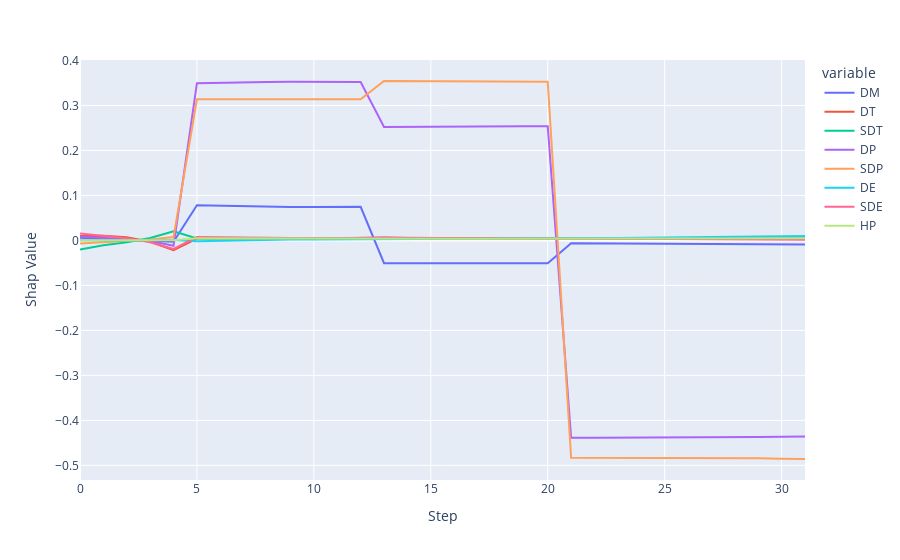

Source (notebook cell):
### Code cell
# print(df[['curr_obs','action']])
# print(df['action'].unique())
# sns.lineplot(data=df_shapley[["DM","DT","SDT","DP","SDP","DE","SDE","HP"]], linewidth=2.5, palette="tab10")
fig =px.line(data_frame=df[["DM","DT","SDT","DP","SDP","DE","SDE","HP"]],x= df[["DM","DT","SDT","DP","SDP","DE","SDE","HP"]].index ,y = df[["DM","DT","SDT","DP","SDP","DE","SDE","HP"]].columns).update_layout(xaxis_title="Step", yaxis_title="Shap Value")
fig.show()

### Figure 1 — Plotly figure (JSON) as saved in the notebook; plotly's stock layout.template omitted (floating-point values rounded to 4 significant figures)
{"data": [{"hovertemplate": "variable=DM<br>index=%{x}<br>value=%{y}<extra></extra>", "legendgroup": "DM", "line": {"color": "#636efa", "dash": "solid"}, "marker": {"symbol": "circle"}, "mode": "lines", "name": "DM", "orientation": "v", "showlegend": true, "type": "scatter", "x": [0, 1, 2, 3, 4, 5, 6, 7, 8, 9, 10, 11, 12, 13, 14, 15, 16, 17, 18, 19, 20, 21, 22, 23, 24, 25, 26, 27, 28, 29, 30, 31], "xaxis": "x", "y": [0.006068, 0.002329, 0.00044, -0.00127, -0.002831, 0.0783, 0.07698, 0.07589, 0.07507, 0.07447, 0.07411, 0.07384, 0.07465, -0.05077, -0.05079, -0.05083, -0.05087, -0.05092, -0.05097, -0.05104, -0.05071, -0.006441, -0.006602, -0.006796, -0.007023, -0.007281, -0.007567, -0.00787, -0.008184, -0.008503, -0.008832, -0.009176], "yaxis": "y"}, {"hovertemplate": "variable=DT<br>index=%{x}<br>value=%{y}<extra></extra>", "legendgroup": "DT", "line": {"color": "#EF553B", "dash": "solid"}, "marker": {"symbol": "circle"}, "mode": "lines", "name": "DT", "orientation": "v", "showlegend": true, "type": "scatter", "x": [0, 1, 2, 3, 4, 5, 6, 7, 8, 9, 10, 11, 12, 13, 14, 15, 16, 17, 18, 19, 20, 21, 22, 23, 24, 25, 26, 27, 28, 29, 30, 31], "xaxis": "x", "y": [0.009777, 0.0105, 0.007264, -0.00305, -0.02168, 0.004228, 0.004228, 0.004228, 0.004228, 0.004228, 0.004228, 0.004228, 0.004228, 0.004228, 0.004228, 0.004228, 0.004228, 0.004228, 0.004228, 0.004228, 0.004228, 0.004228, 0.004228, 0.004228, 0.004228, 0.004228, 0.004228, 0.004228, 0.004228, 0.004228, 0.004228, 0.004228], "yaxis": "y"}, {"hovertemplate": "variable=SDT<br>index=%{x}<br>value=%{y}<extra></extra>", "legendgroup": "SDT", "line": {"color": "#00cc96", "dash": "solid"}, "marker": {"symbol": "circle"}, "mode": "lines", "name": "SDT", "orientation": "v", "showlegend": true, "type": "scatter", "x": [0, 1, 2, 3, 4, 5, 6, 7, 8, 9, 10, 11, 12, 13, 14, 15, 16, 17, 18, 19, 20, 21, 22, 23, 24, 25, 26, 27, 28, 29, 30, 31], "xaxis": "x", "y": [-0.02003, -0.01067, -0.003837, 0.005228, 0.02024, 0.004228, 0.004228, 0.004228, 0.004228, 0.004228, 0.004228, 0.004228, 0.004228, 0.004228, 0.004228, 0.004228, 0.004228, 0.004228, 0.004228, 0.004228, 0.004228, 0.004228, 0.004228, 0.004228, 0.004228, 0.004228, 0.004228, 0.004228, 0.004228, 0.004228, 0.004228, 0.004228], "yaxis": "y"}, {"hovertemplate": "variable=DP<br>index=%{x}<br>value=%{y}<extra></extra>", "legendgroup": "DP", "line": {"color": "#ab63fa", "dash": "solid"}, "marker": {"symbol": "circle"}, "mode": "lines", "name": "DP", "orientation": "v", "showlegend": true, "type": "scatter", "x": [0, 1, 2, 3, 4, 5, 6, 7, 8, 9, 10, 11, 12, 13, 14, 15, 16, 17, 18, 19, 20, 21, 22, 23, 24, 25, 26, 27, 28, 29, 30, 31], "xaxis": "x", "y": [0.008265, 0.005654, 0.003298, -0.001245, -0.01184, 0.3496, 0.3507, 0.3516, 0.3521, 0.3525, 0.3527, 0.3528, 0.3521, 0.2521, 0.2527, 0.2531, 0.2534, 0.2537, 0.2539, 0.254, 0.2536, -0.4386, -0.4386, -0.4385, -0.4384, -0.4383, -0.4381, -0.4379, -0.4375, -0.4371, -0.4365, -0.4359], "yaxis": "y"}, {"hovertemplate": "variable=SDP<br>index=%{x}<br>value=%{y}<extra></extra>", "legendgroup": "SDP", "line": {"color": "#FFA15A", "dash": "solid"}, "marker": {"symbol": "circle"}, "mode": "lines", "name": "SDP", "orientation": "v", "showlegend": true, "type": "scatter", "x": [0, 1, 2, 3, 4, 5, 6, 7, 8, 9, 10, 11, 12, 13, 14, 15, 16, 17, 18, 19, 20, 21, 22, 23, 24, 25, 26, 27, 28, 29, 30, 31], "xaxis": "x", "y": [-0.007103, -0.0038, -0.00143, 0.00216, 0.007649, 0.3138, 0.3138, 0.3138, 0.3138, 0.3137, 0.3137, 0.3137, 0.3139, 0.3544, 0.3541, 0.3537, 0.3535, 0.3533, 0.3531, 0.353, 0.3528, -0.4829, -0.4828, -0.4829, -0.4829, -0.483, -0.4832, -0.4834, -0.4839, -0.4845, -0.4852, -0.4859], "yaxis": "y"}, {"hovertemplate": "variable=DE<br>index=%{x}<br>value=%{y}<extra></extra>", "legendgroup": "DE", "line": {"color": "#19d3f3", "dash": "solid"}, "marker": {"symbol": "circle"}, "mode": "lines", "name": "DE", "orientation": "v", "showlegend": true, "type": "scatter", "x": [0, 1, 2, 3, 4, 5, 6, 7, 8, 9, 10, 11, 12, 13, 14, 15, 16, 17, 18, 19, 20, 21, 22, 23, 24, 25, 26, 27, 28, 29, 30, 31], "xaxis": "x", "y": [0.0004684, -0.0003372, -0.0003598, 0.0007213, 0.001001, -0.001958, -0.0007257, 0.0003388, 0.001191, 0.001855, 0.002306, 0.002649, 0.002069, 0.002422, 0.003, 0.003419, 0.003732, 0.003978, 0.00418, 0.004354, 0.004026, 0.004958, 0.005207, 0.005507, 0.00586, 0.006269, 0.006734, 0.007252, 0.007826, 0.00846, 0.009149, 0.009862], "yaxis": "y"}, {"hovertemplate": "variable=SDE<br>index=%{x}<br>value=%{y}<extra></extra>", "legendgroup": "SDE", "line": {"color": "#FF6692", "dash": "solid"}, "marker": {"symbol": "circle"}, "mode": "lines", "name": "SDE", "orientation": "v", "showlegend": true, "type": "scatter", "x": [0, 1, 2, 3, 4, 5, 6, 7, 8, 9, 10, 11, 12, 13, 14, 15, 16, 17, 18, 19, 20, 21, 22, 23, 24, 25, 26, 27, 28, 29, 30, 31], "xaxis": "x", "y": [0.01522, 0.01026, 0.005076, -0.004204, -0.01873, 0.007496, 0.006697, 0.00603, 0.005543, 0.005207, 0.004977, 0.004801, 0.005641, 0.006953, 0.005737, 0.005, 0.004544, 0.004239, 0.00402, 0.003855, 0.004062, 0.003794, 0.00364, 0.003457, 0.003248, 0.003017, 0.002769, 0.00251, 0.002241, 0.001952, 0.001617, 0.001197], "yaxis": "y"}, {"hovertemplate": "variable=HP<br>index=%{x}<br>value=%{y}<extra></extra>", "legendgroup": "HP", "line": {"color": "#B6E880", "dash": "solid"}, "marker": {"symbol": "circle"}, "mode": "lines", "name": "HP", "orientation": "v", "showlegend": true, "type": "scatter", "x": [0, 1, 2, 3, 4, 5, 6, 7, 8, 9, 10, 11, 12, 13, 14, 15, 16, 17, 18, 19, 20, 21, 22, 23, 24, 25, 26, 27, 28, 29, 30, 31], "xaxis": "x", "y": [0.0002231, 0.0002231, 0.0002231, 0.0002231, 0.0002231, 0.004822, 0.004582, 0.004409, 0.00431, 0.004263, 0.004245, 0.004237, 0.003578, 0.002886, 0.003282, 0.00354, 0.003696, 0.003781, 0.003814, 0.003809, 0.004232, 0.00433, 0.004351, 0.004379, 0.004415, 0.004461, 0.004519, 0.004595, 0.004689, 0.004804, 0.004937, 0.005086], "yaxis": "y"}], "layout": {"legend": {"title": {"text": "variable"}, "tracegroupgap": 0}, "margin": {"t": 60}, "xaxis": {"anchor": "y", "domain": [0, 1], "title": {"text": "Step"}}, "yaxis": {"anchor": "x", "domain": [0, 1], "title": {"text": "Shap Value"}}}}
